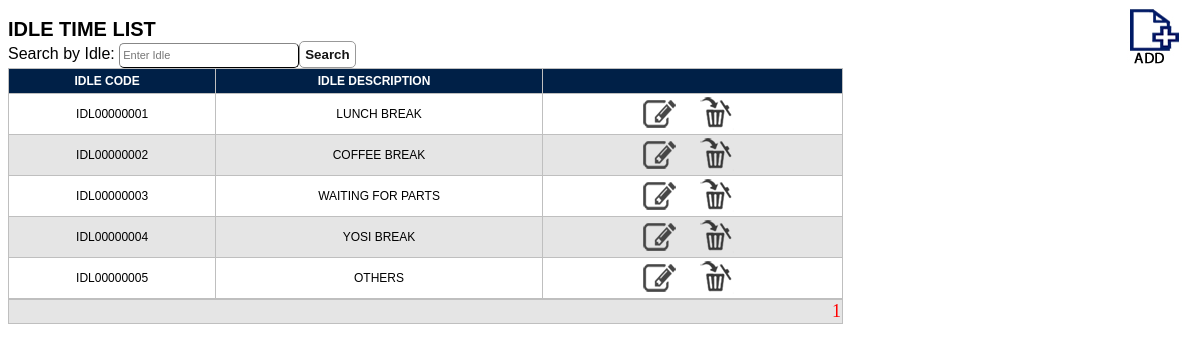
Page /idle_list.php (signed in) on the committed database.
### tables this page shows
CREATE TABLE `tbl_idle` (
  `idle_id` varchar(20) NOT NULL,
  `idle_name` varchar(60) NOT NULL,
  `idle_created` datetime NOT NULL,
  PRIMARY KEY (`idle_id`),
  UNIQUE KEY `idle_id` (`idle_id`)
);

### idle_list.php (the view, shortened to what this page needs)
<?php
	require_once("conf/db_connection.php");
?>
<html>
<head>
<link rel="stylesheet" type="text/css" href="style/table.css" />
</head>
<body>
<div class="button"><a href="idle_add.php"><img src="images/add.jpg" /></a></div>
<div class="title">IDLE TIME LIST</div>
Search by Idle: <input type="text" name="txtsearchidle" id="txtsearchidle" name="search" placeholder="Enter Idle" /><input type="button" value="Search" onclick="SearchIdle();" />
<?Php
$page_name="idle_list.php";
@$column_name=$_GET['idle_list'];
@$start=$_GET['start'];
$eu = ($start - 0);
$limit = 10;
$query2=" SELECT * FROM tbl_idle  ";
$count=$dbo->prepare($query2);
$count->execute();
$nume=$count->rowCount();
echo "<span id='divSearchIdle'><TABLE><tr>";
echo "<th width='75px'><a href='$page_name?column_name=idle_id'>Idle Code</a></th>";
echo "<th width='120px'><a href='$page_name?column_name=idle'>Idle Description</a></th>";
echo "<th>&nbsp;</th></tr>";
$query=" SELECT * FROM tbl_idle  ";
$query = $query. " limit $eu, $limit ";
foreach ($dbo->query($query) as $row) {
echo "<tr >";
echo "<td><center>$row[idle_id]</td>";
echo "<td><center>$row[idle_name]</center></td>";
echo "<td width='110px'><center>
			<a href='idle_edit.php?idleid=$row[idle_id]'><img src='images/edit.png' /></a> &nbsp;&nbsp;
			<a href='idle_delete.php?idleid=$row[idle_id]'><img src='images/delete.png' /></a>
		</center></td>";
echo "</tr>";
}
echo "</table></span>";
echo "<table><tr><td align='right'>";
$l=1;
for($i=0;$i < $nume;$i=$i+$limit){
if($i <> $eu){
echo "&nbsp;&nbsp;&nbsp; <a href='$page_name?start=$i&column_name=$column_name'>$l</a> ";
}
else { echo "<font face='Verdana' size='4' color=red>$l</font>";}
$l=$l+1;
}
echo "</td></tr></table>";
?>
</body>
</html>

### style/table.css (style rules this page uses)
body { font-family:Arial; }
table { width: 835px; border-collapse: collapse; border-spacing: 0; margin:0px; padding:0px; }
table, th, td { border: 1px solid #bfbfbf; }
th { background: #002047; color: #fff; font-size: 14px; font-weight: bold; text-transform: uppercase; height: 25px; }
th a { color: #fff; text-decoration: none; }
td { font-size: 12px; height: 23px; }
tr:nth-child(even) { background: #fff; }
tr:nth-child(odd) { background: #e5e5e5; }
.title { padding-top: 10px; font-weight: bold; font-size: 20px; text-transform:uppercase; }
.button { float: right; font-size: 15px; }
a { text-decoration: none; margin-right: 10px; font-size: 12px; font-weight: bold; color: #000; cursor:pointer; }
input[type="text"], input[type="password"],textarea, select { font-size: 11px; line-height:150%; color : #000; padding : 3px; border : 1px outset #333; -moz-border-radius: 5px; -webkit-border-radius: 5px; -khtml-border-radius: 5px; border-radius: 5px; width: 180px; }
input[type="submit"], input[type="button"] { background: repeat-x top center; border: 1px solid #999; -moz-border-radius: 5px; color: #141414; font-weight: bold; -webkit-border-radius: 5px; padding: 5px; cursor:pointer; }

### rows in the picture
tbl_idle: idle_id "IDL00000001", idle_name "LUNCH BREAK"
tbl_idle: idle_id "IDL00000002", idle_name "COFFEE BREAK"
tbl_idle: idle_id "IDL00000003", idle_name "WAITING FOR PARTS"
tbl_idle: idle_id "IDL00000004", idle_name "YOSI BREAK"
tbl_idle: idle_id "IDL00000005", idle_name "OTHERS"
